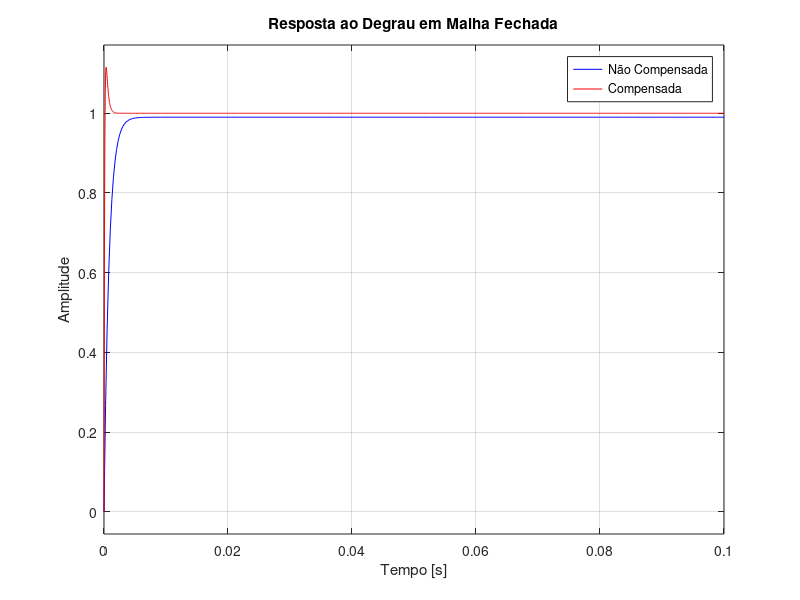
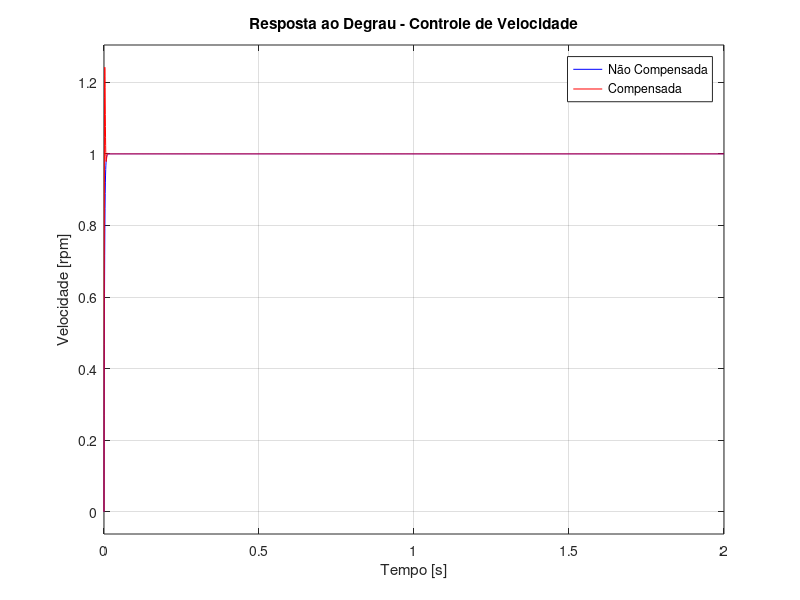

Write the MATLAB code that produced these figures, in order. (Note: this script raises an error after producing the figures.)
clear; clc; close all;

%% Parâmetros do PMSM  - Scooter Peugeot
P_nom = 11e3;       % Potencia nominal W
Rs = 0.5;           % Resistência do estator [Ω]
Ld = 20.1e-3;       % Indutância do eixo d [H]
Lq = 40.9e-3;       % Indutância do eixo q [H] 
lambda_m = 0.5126;  % Fluxo magnetico concatenado do ímã permanente [V/rad/s]
lambda_m_rpm = 278.92;  % Fluxo em rpm V.s/krpm;
psi_PM_rpm = lambda_m_rpm ; 

P = 6;              % Número de polos
lambda_pm = 60 / (sqrt(3)*pi*P*1e3) * psi_PM_rpm ;

J = 0.03877;        % Inércia do rotor [kg.m²]
B = 0.0194;         % Coeficiente de atrito [N.m.s]

% Parâmetros do sistema de controle
V_battery = 250;     % Tensão da bateria [V]
V_in = 5;           % Tensão de entrada do modulador [V]
K_PWM = 1/V_in;     % Ganho do modulador PWM
K_r = V_battery;    % Ganho do inversor (tensão CC)


%% Função de transferência da planta de corrente (eixo q)
K_iq = 1;           % Ganho do sensor de corrente

% G_iq(s) = 1 / (Lq*s + Rs)
num_G_iq = 1;
den_G_iq = [Lq, Rs];
G_iq = tf(num_G_iq, den_G_iq);

%% Função de transferência em laço aberto não compensada
% FTLA_nc(s) = K_PWM * K_r * G_iq(s) * K_iq
FTLA_nc_iq = K_PWM * K_r * G_iq * K_iq;

disp('Função de transferência em laço aberto não compensada:');
FTLA_nc_iq


%% Projeto do compensador de corrente C_iq(s)
% Usando um controlador PI para melhorar o desempenho
% C_iq(s) = Kp + Ki/s = (Kp*s + Ki)/s

% Dados
fs = 20000;                % Frequência de chaveamento (Hz)
fciq = fs/10;              % Frequência de corte (Hz)
wciq = 2*pi*fciq;          % Velocidade angular de corte (rad/s)
Mphi = pi/3;               % Margem de fase (rad)

tau_r = 1/2 * 1/fs;

% Especificações de projeto:
BW_current = fciq;  % Largura de banda desejada [Hz]
PM_desired = rad2deg(Mphi);    % Margem de fase desejada [graus]

% % Cálculo dos ganhos do PI
% wc = 2*pi*BW_current;  % Frequência de cruzamento [rad/s]
% wc_current_iq=wc;
% FTLA_nc_iq_at_wc = sqrt(-1); % Valor de ejemplo

% [mag, phase] = bode(FTLA_nc, angle(FTLA_nc_iq_at_wc)*wciq);
% phase_rad = phase * pi/180; % fase em rad/s
% wziq = wc_current_iq / tan(Mphi - pi/2 - phase_rad)
% kc_iq = wciq / (sqrt(wciq^2 + wziq^2) * angle(FTLA_nc_iq_at_wc)*mag);
% k_c_iq = wciq / (sqrt(wciq^2 + wziq^2) * angle(FTLA_nc_iq_at_wc));

%%
% Obter fase na frequência de cruzamento
[mag, phase] = bode(FTLA_nc_iq, wciq);
mag_wc = mag;
mag_at_wc = abs(freqresp(FTLA_nc_iq, wciq)); % outro jeito de calcular magnitude
phase_rad = phase * pi/180; % fase em rad/s

wziq = wciq / tan(Mphi - pi/2 - phase_rad);
disp('wziq rad/s:');
wziq

tau_wziq = 1 / wziq;
tau_wziq
FTLA_nc_iq_at_wc = sqrt(-1); 

% Cálculo do ganho kc
k_c_iq = wciq / (sqrt((wciq^2) + wziq^2) * mag_wc);
k_c_iq
kc_iq = wciq / (sqrt(wciq^2 + wziq^2) * angle(FTLA_nc_iq_at_wc)*mag)
kc_iq
% Ganho necessário na frequência de cruzamento
Kp = 1/mag_at_wc;

% Zero do PI em wc/5 para boa margem de fase
Ki = Kp * (wciq/5);

% Compensador PI
% i_qs / v_qs 
C_iq = tf([Kp, Ki], [1, 0]);

disp('Compensador de corrente C_iq(s):');
C_iq
C_iq_zpk = zpk(C_iq);
disp('Forma com zpk:');
C_iq_zpk

% Função de transferência em laço aberto compensada
% FTLA_c(s) = C_iq(s) * K_PWM * K_r * G_iq(s) * K_iq
FTLA_c_iq = C_iq * K_PWM * K_r * G_iq * K_iq;

disp('Função de transferência em laço aberto compensada:');
FTLA_c_iq

%% Análise no domínio da frequência
figure('Position', [100, 100, 1200, 800]);

% Diagrama de Bode
subplot(2,2,1);
bode(FTLA_nc_iq, 'b', FTLA_c_iq, 'r', {1, 1e5});
grid on;
legend('Não Compensada', 'Compensada', 'Location', 'best');
title('Diagrama de Bode - FTLA');

% Margens de estabilidade
subplot(2,2,2);
margin(FTLA_nc_iq);
grid on;
title('Margens de Estabilidade - Não Compensada');

subplot(2,2,3);
margin(FTLA_c_iq);
grid on;
title('Margens de Estabilidade - Compensada');

% Resposta ao degrau em malha fechada
subplot(2,2,4);
FTMF_nc_iq = feedback(FTLA_nc_iq, 1);
FTMF_c_iq = feedback(FTLA_c_iq, 1);
step(FTMF_nc_iq, 'b', FTMF_c_iq, 'r', 0.1);
grid on;
legend('Não Compensada', 'Compensada', 'Location', 'best');
title('Resposta ao Degrau em Malha Fechada');
xlabel('Tempo [s]');
ylabel('Amplitude');

%%******************************************************************************
%%
%%******************************************************************************
%% Função de transferência da planta de corrente (eixo d)
K_id = 1;           % Ganho do sensor de corrente

% G_iq(s) = 1 / (Lq*s + Rs)
num_G_id = 1;
den_G_id = [Ld, Rs];
G_id = tf(num_G_id, den_G_id);
FTLA_nc_id = K_PWM * K_r * G_id * K_id;

fcid = fs/10;              % Frequência de corte (Hz)
wcid = 2*pi*fcid;          % Velocidade angular de corte (rad/s)
Mphi = pi/3;               % Margem de fase (rad)
BW_current = fcid;  % Largura de banda desejada [Hz]
PM_desired = rad2deg(Mphi);    % Margem de fase desejada [graus]


% Obter fase na frequência de cruzamento
[mag, phase] = bode(FTLA_nc_id, wcid);
mag_wc = mag;
mag_at_wc = abs(freqresp(FTLA_nc_id, wcid)); % outro jeito de calcular magnitude
phase_rad = phase * pi/180; % fase em rad/s

wzid = wcid / tan(Mphi - pi/2 - phase_rad);
disp('wzid rad/s:');
wzid
tau_wzid = 1 / wzid;

FTLA_nc_id_at_wc = sqrt(-1); 
% Cálculo do ganho kc
k_c_id = wcid / (sqrt(wcid^2 + wzid^2) * mag_wc);
k_c_id
kc_id = wcid / (sqrt(wcid^2 + wzid^2) * angle(FTLA_nc_id_at_wc)*mag)
kc_id

% Ganho necessário na frequência de cruzamento
Kp = 1/mag_at_wc;
% Zero do PI em wc/5 para boa margem de fase
Ki = Kp * (wcid/5);

% Compensador PI
% i_qs / v_qs 
C_id = tf([Kp, Ki], [1, 0]);

disp('Compensador de corrente C_id(s):');
C_id

% Função de transferência em laço aberto compensada
% FTLA_c(s) = C_id(s) * K_PWM * K_r * G_iq(s) * K_id
FTLA_c_id = C_id * K_PWM * K_r * G_id * K_id;

disp('Função de transferência em laço aberto compensada:');
FTLA_c_id
FTLA_c_id_zpk = zpk(FTLA_c_id);
disp('Forma com zpk:');
FTLA_c_id_zpk



%%******************************************************************************
%%
% Planta de velocidade
%%******************************************************************************
%% Planta de velocidade G_ni(s) = nrpm / iqs
% G_ni = [30/pi * 3/2 * P/2 * lambda_m] * 1/(J*s)

K_vel = (30/pi) * (3/2) * (P/2) * lambda_m;
num_G_ni = K_vel;
den_G_ni = [J, 0];  % 1/(J*s)
G_ni  = tf(num_G_ni, den_G_ni);

disp('Planta de velocidade G_ni(s):');
G_ni
G_ni_zpk = zpk(G_ni);
disp('Forma com zpk:');
G_ni_zpk

% Ganho do sensor de velocidade K_ni
% Assumindo sensor que converte rpm para tensão (ex: 10V = 3000 rpm)
K_ni = 1;  % [V/rpm] - ajustável
f_cn = fciq/10;     % Frequência de corte da malha de velocidade 50x menor que corrente f. [Hz]
w_cn = 2*pi*f_cn;   % Frequência de corte [rad/s]
M_Phi = pi/3;       % Margem de fase desejada [rad]
omega_cn = M_Phi;

fprintf('\n ESPECIFICAÇÕES DO CONTROLE DE VELOCIDADE \n');
fprintf('Frequência de corte: f_cn = %.1f Hz\n', f_cn);
fprintf('Frequência angular de corte: w_cn = %.2f rad/s\n', w_cn);
fprintf('Margem de fase desejada: M_Phi = %.2f°, rad/s\n', M_Phi*180/pi, M_Phi);

FTLA_nc_N = (1/K_iq) * G_ni_zpk * K_ni;

% Cálculo do compensador de velocidade
% Ângulo da FTLA_nc na frequência de corte
[mag_wcn, phase_wcn] = bode(FTLA_nc_N, w_cn);
phase_wcn_rad = phase_wcn * pi/180;  % Converter para radianos

fprintf('\nÂngulo da FTLA_nc em w_cn: %.2f°\n', phase_wcn);

% Cálculo do zero do compensador
w_zn = w_cn / tan(M_Phi - pi/2 - phase_wcn_rad);
tau_z_mi = 1 / w_zn;
% Cálculo do ganho do compensador
K_cn = (w_cn / sqrt(w_cn^2 + w_zn^2)) * (1 / abs(mag_wcn));

% Compensador PI
% C_n(s) = K_cn * (s + w_zn) / s
C_n = tf(K_cn * [1, w_zn], [1, 0]);

disp('Compensador de velocidade C_n(s) e com formato zpk:');
C_n
zpk(C_n)

% Obter os coeficientes do numerador e denominador
[num, den] = tfdata(C_n, 'v');

Kp = num(1);  % Coeficiente de s no numerador
Ki = num(2);  % Termo constante no numerador

fprintf('\n PARÂMETROS DO CONTROLADOR PI Velocidade\n');
fprintf('Ganho Proporcional (Kp): %.4f\n', Kp);
fprintf('Ganho Integral (Ki): %.4f\n', Ki);

% Função de transferência em laço aberto compensada - Velocidade
FTLA_c_N = C_n * FTLA_nc_N;

disp('Função de transferência em laço aberto compensada (velocidade):');
FTLA_c_N

%% Análise no domínio da frequência - Controle de Velocidade
figure('Position', [100, 100, 1200, 800]);

% Diagrama de Bode - Velocidade
subplot(2,2,1);
bode(FTLA_nc_N, 'b', FTLA_c_N, 'r', {1, 1000});
grid on;
legend('Não Compensada', 'Compensada', 'Location', 'best');
title('Diagrama de Bode - Controle de Velocidade');

% Margens de estabilidade - Velocidade
subplot(2,2,2);
margin(FTLA_nc_N);
grid on;
title('Margens - Não Compensada (Velocidade)');

subplot(2,2,3);
margin(FTLA_c_N);
grid on;
title('Margens - Compensada (Velocidade)');

% Resposta ao degrau em malha fechada - Velocidade
subplot(2,2,4);
FTMF_nc_N = feedback(FTLA_nc_N, 1);
FTMF_c_N = feedback(FTLA_c_N, 1);
step(FTMF_nc_N, 'b', FTMF_c_N, 'r', 2);
grid on;
legend('Não Compensada', 'Compensada', 'Location', 'best');
title('Resposta ao Degrau - Controle de Velocidade');
xlabel('Tempo [s]');
ylabel('Velocidade [rpm]');

% Análise detalhada das margens de estabilidade - Velocidade
[Gm_nc_N, Pm_nc_N, Wcg_nc_N, Wcp_nc_N] = margin(FTLA_nc_N);
[Gm_c_N, Pm_c_N, Wcg_c_N, Wcp_c_N] = margin(FTLA_c_N);

fprintf('\n=== ANÁLISE DE ESTABILIDADE - CONTROLE DE VELOCIDADE ===\n');
fprintf('Sistema NÃO COMPENSADO:\n');
fprintf('  Margem de Ganho: %.2f dB @ %.2f rad/s\n', 20*log10(Gm_nc_N), Wcg_nc_N);
fprintf('  Margem de Fase: %.2f° @ %.2f rad/s\n', Pm_nc_N, Wcp_nc_N);

fprintf('\nSistema COMPENSADO:\n');
fprintf('  Margem de Ganho: %.2f dB @ %.2f rad/s\n', 20*log10(Gm_c_N), Wcg_c_N);
fprintf('  Margem de Fase: %.2f° @ %.2f rad/s\n', Pm_c_N, Wcp_c_N);
%%

 tf2psim(FTMF_nc_iq)
 tf2psim(FTMF_nc_N)


function tf2psim(G)
% TF2PSIM  Converte uma função de transferência MATLAB (tf)
%          para o formato do bloco Transfer Function do PSIM.
%
% Uso:
%     G = tf(num, den);
%     tf2psim(G);
%
% Resultado:
%     - Gain
%     - Coef. Bn..B0
%     - Coef. An..A0

    % Extrai numerador e denominador
    [num, den] = tfdata(G, 'v');

    % Normaliza o denominador para que An = 1
    An0 = den(1);
    num_n = num / An0;
    den_n = den / An0;

    % O gain passa a ser 1, numerador já incorporado
    Gain = 1;

    % Exibição formatada
    fprintf("\n=========== PSIM FORMAT ===========\n");
    fprintf("Gain:\n");
    fprintf("    %.6f\n\n", Gain);

    fprintf("Coeff. Bn..B0 (numerador):\n");
    fprintf("    ");
    fprintf("%.6f  ", num_n);
    fprintf("\n\n");

    fprintf("Coeff. An..A0 (denominador):\n");
    fprintf("    ");
    fprintf("%.6f  ", den_n);
    fprintf("\n Ordem = ");
    ordem_den = length(den) - 1   % ordem do denominador
    ordem_num = length(num) - 1   % ordem do numerador

    fprintf("====================================\n\n");
end


